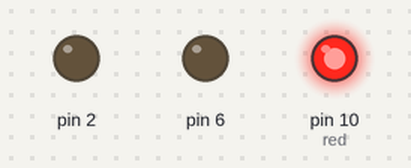
Bench run of a sketch on a simulated Arduino Uno, built with avr-gcc and run on an emulated ATmega328P. On the bench: output pins drawn as LEDs (lit = HIGH).

Above: at 1.5 s.
At 3.5 s:
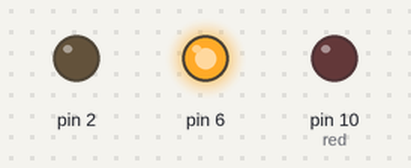
At 6.5 s:
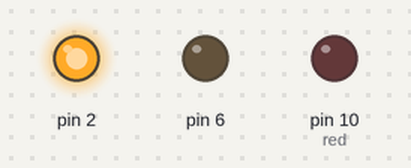
Timing chart, 0 to 11.7 s (numbered marks = the images above):
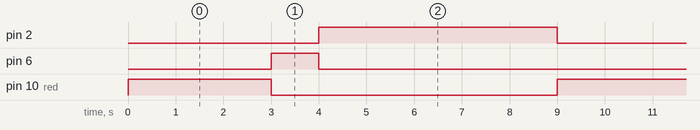

The sketch:

Semaphore.ino
```cpp
#include "semaphore.h"

#define verde 10
#define amarelo 6
#define vermelho 2

Semaphore s;
void setup() {
  s = newSemaphore(verde,amarelo,vermelho);
}

void loop() {
  SetSemaphoreState(s, G);
  delay(3000);

  SetSemaphoreState(s, A);
  delay(1000);

  SetSemaphoreState(s, S);
  delay(5000);
}
```

semaphore.h
```cpp
#include "Arduino.h"
typedef struct Semaphore{
  int green = 0;
  int yellow = 1;
  int red = 10;
};

typedef enum State
  {GO,    ATENCION,   STOP,
  G,      A,          S,
  GREEN,  YELLOW,     RED};

void newSemaphore(Semaphore s, int color[3]){
  s.green = color[0];
  s.yellow = color[1];
  s.red = color[2];
  for (int i = 0; i < 2; i++) {
    pinMode(color[i], OUTPUT);
  }
}

Semaphore newSemaphore(int green, int yellow, int red){
  Semaphore s;
  s.green = green;
  s.yellow = yellow;
  s.red = red;
  pinMode(green, OUTPUT);
  pinMode(yellow, OUTPUT);
  pinMode(red, OUTPUT);
  return s;
}

void SetSemaphoreState(Semaphore s, State mode){
  switch (mode) {
    case STOP:
    case S:
    case RED:
      digitalWrite(s.green, LOW);
      digitalWrite(s.yellow, LOW);
      digitalWrite(s.red, HIGH);
    break;
    case GO:
    case G:
    case GREEN:
      digitalWrite(s.green, HIGH);
      digitalWrite(s.yellow, LOW);
      digitalWrite(s.red, LOW);
    break;
    case ATENCION:
    case A:
    case YELLOW:
      digitalWrite(s.green, LOW);
      digitalWrite(s.yellow, HIGH);
      digitalWrite(s.red, LOW);
    break;
  }
}
```

Measured:
- by itself, pin 2: alternates HIGH for 5.0 s and LOW for 4.0 s
- by itself, pin 6: alternates HIGH for 1.0 s and LOW for 8.0 s
- by itself, pin 10 (red): alternates HIGH for 3.0 s and LOW for 6.0 s
